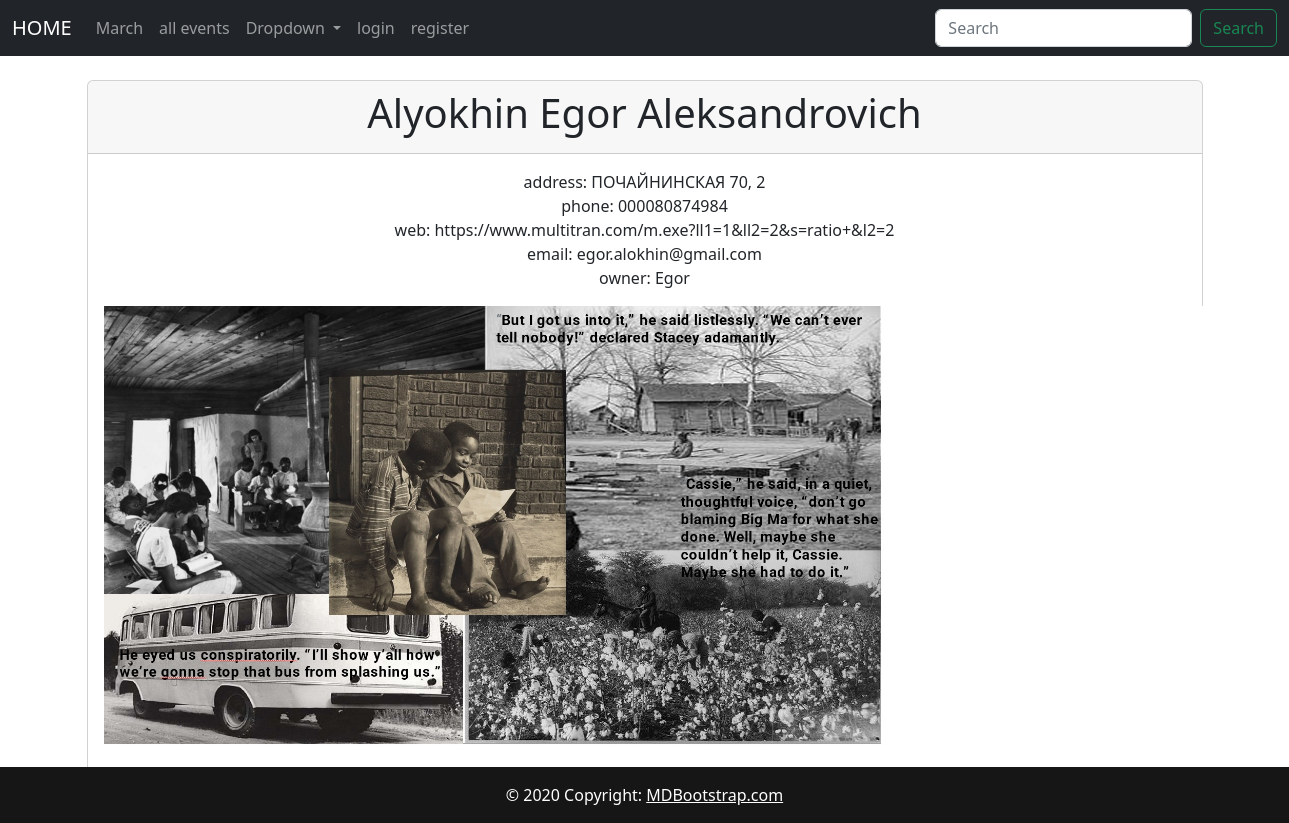
The page /show_venue/8 on the database its author committed.
### events/models.py (models this page shows)
class Venue(models.Model):
    name = models.CharField(max_length = 50)
    address = models.CharField(max_length = 100)
    phone = models.CharField('Contact phone', max_length = 15, blank = True)
    web = models.URLField('Website address', blank = True)
    email = models.EmailField('Email address', blank = True)
    owner = models.IntegerField('venue_owner', blank=False, default=1)
    image = models.ImageField(blank=True, null=True, upload_to='images/')

### events/views.py (the view)
# urls.py: path('show_venue/<venue_id>', show_venue, name='show_venue'),
def show_venue(request, venue_id):
    venues = Venue.objects.get(pk = venue_id)
    venue_owner = User.objects.get(pk = venues.owner)
    return render(request, 'events/show_venue.html', {'venue' : venues, 'venue_owner' : venue_owner})

### events/templates/events/show_venue.html
{%extends 'events/base.html'%}
{%block content%}
<br>
<center>
    <div class="card">
        <div class="card-header"><h1>{{venue.name}}</h1></div>
        <div class="card-body">
            <p class="card-text">
                address: {{venue.address}} <br>
                phone: {{venue.phone}} <br>
                web: {{venue.web}} <br>
                email: {{venue.email}} <br>
                owner: {{venue_owner}} <br>
            </p>
            {%if venue.image%}
            <img src="{{venue.image.url}}" style="height:500px">
            {%endif%}
        </div>
    </div>
</center>
{%endblock%}

### events/templates/events/base.html (shortened to what this page needs)
<!doctype html>
<html lang="en">
  <head>
    <link href="https://cdn.jsdelivr.net/npm/bootstrap@5.2.3/dist/css/bootstrap.min.css" rel="stylesheet">
  </head>
  <body>
  {%include 'events/navbar.html'%}
  <div class = 'container'>
{%block content%}
{%endblock%}
    </div>
  {%include 'events/footer.html'%}
  </body>
</html>

### events/templates/events/navbar.html (shortened to what this page needs)
<nav class="navbar navbar-expand-lg navbar-dark bg-dark">
  <div class="container-fluid">
    <a class="navbar-brand" href="{%url 'home'%}">HOME</a>
    <div class="collapse navbar-collapse" id="navbarSupportedContent">
      <ul class="navbar-nav me-auto mb-2 mb-lg-0">
        <li class="nav-item">
          <a class="nav-link" href="{%url 'home' '2042' 'march'%}">March</a>
        </li>
        <li class="nav-item">
          <a class="nav-link" href="{%url 'all_events'%}">all events</a>
        </li>
        <li class="nav-item dropdown">
          <a class="nav-link dropdown-toggle" href="#" role="button" data-bs-toggle="dropdown" aria-expanded="false">
            Dropdown
          </a>
        </li>
        {%if user.is_authenticated%}
                <li class = "nav-item"><a class="nav-link" href="{%url 'logout'%}">logout</a></li>
        {%else%}
        <li class = "nav-item"><a class="nav-link" href="{%url 'login'%}">login</a></li>
        <li class = "nav-item"><a class="nav-link" class="nav-link" href="{%url 'register'%}">register</a></li>
        {%endif%}
      </ul>
      <form class="d-flex" role="search" method="post" action="{%url 'search_venues'%}">
        <input class="form-control me-2" type="search" placeholder="Search" aria-label="Search" name="Searched">
        <button class="btn btn-outline-success" type="submit">Search</button>
      </form>
    </div>
  </div>
</nav>

### events/templates/events/footer.html
<footer class="text-center text-white fixed-bottom" style="background-color: #171616;">
  <div class="text-center p-3" style="background-color: rgba(0, 0, 0, 0);">
    © 2020 Copyright:
    <a class="text-white" href="https://mdbootstrap.com/">MDBootstrap.com</a>
  </div>
</footer>

### rows shown on the page
Venue: name "Alyokhin Egor Aleksandrovich", address "ПОЧАЙНИНСКАЯ 70, 2", phone "000080874984", web "https://www.multitran.com/m.exe?ll1=1&ll2=2&s=ratio+&l2=2", email "egor.alokhin@gmail.com", image (picture)

### other values the page prints
{{ venue_owner }} "Egor"
